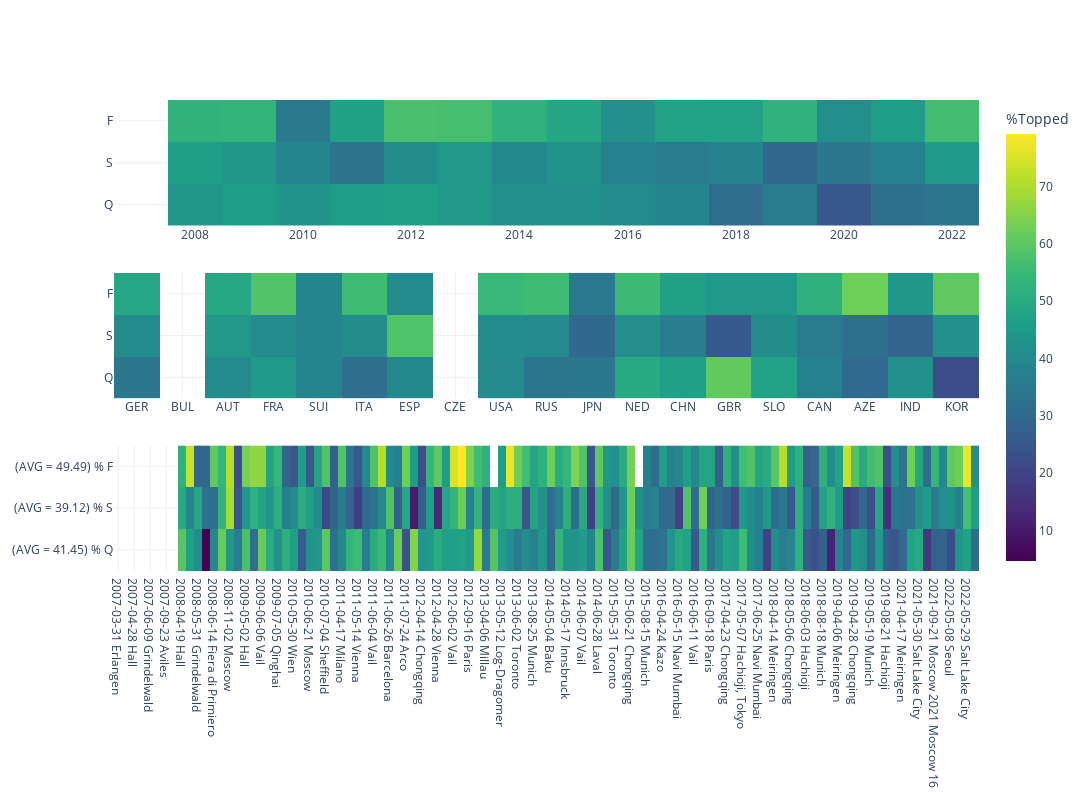

Notebook code cell kept with this figure:
### Markdown cell above
Finally, we turn away from individual climbers' statistics and towards a short analysis of different competitions. As a simple measure of competition difficulty, we calculate the average fraction of tops across all boulders and climbers. More difficult competitions come with a lower rate of tops.

The heatmaps display the competition difficult aggregated per year (top panel), per hosting country (middle panel), and non-aggregated (bottom panel). During most competitions, the rate of tops is between 30-50% (first and third quartile). However, there are deviations, for example the first 2022 Worldcup in Salt Lake City had a top rate as high as 77%. In contrast, the 2019 World Championship finals were hard with only 23% tops.

In the non-aggreated heatmap, we additionally provide average top rates per competition round. They support the general obervation that qualifiation rounds (42%) are typically easier than semi-finals (39%), while finals frequently feature most tops (50%).

### Code cell
# compute percentages of topped boulders across competitions (aggregated by year, country, and non-aggregated)
levels = ["Q", "S", "F"]
figures = []
figures += [plot.plot_difficulty("Year", fin, names, scb, levels, template, fwidth, fheight)]
figures += [plot.plot_difficulty("Loca", fin, names, scb, levels, template, fwidth, fheight)]
figures += [plot.plot_difficulty("Comp", fin, names, scb, levels, template, fwidth, fheight)]

# show heatmaps
fig = plotly.subplots.make_subplots(rows=3, cols=1) 
for i, figure in enumerate(figures):
    for trace in range(len(figure["data"])):
        fig.append_trace(figure["data"][trace], row=i+1, col=1)
fig.update_coloraxes(colorscale='Viridis', colorbar_title_text="%Topped")
fig.update_layout(template=template, width=fwidth, height=fheight)
fig.show(config=config)

### Figure 1 — Plotly figure (JSON) as saved in the notebook; plotly's stock layout.template omitted (floating-point values rounded to 4 significant figures; data arrays with more than 128 entries replaced by an {"elided": "..."} marker saying what was removed)
{"data": [{"coloraxis": "coloraxis", "hovertemplate": "Year: %{x}<br>Level: %{y}<br>%Topped: %{z}<extra></extra>", "name": "0", "type": "heatmap", "x": [2007, 2008, 2009, 2010, 2011, 2012, 2013, 2014, 2015, 2016, 2017, 2018, 2019, 2020, 2021, 2022], "xaxis": "x", "y": ["Q", "S", "F"], "yaxis": "y", "z": [[null, 43.8, 45.86, 43.55, 45.82, 46.67, 44.67, 41.66, 41.99, 40.34, 38.29, 30.67, 35.52, 25.19, 31.43, 34.07], [null, 46.42, 43.96, 39.2, 33.11, 41.11, 44.39, 39.96, 42.9, 37.46, 35.71, 38.24, 29.29, 34.38, 37.62, 44.88], [null, 52.68, 53.77, 35.13, 47.11, 57.35, 56.76, 52.31, 48.53, 42.01, 47.62, 47.42, 52.38, 41.67, 45.83, 56.25]]}, {"coloraxis": "coloraxis", "hovertemplate": "Loca: %{x}<br>Level: %{y}<br>%Topped: %{z}<extra></extra>", "name": "0", "type": "heatmap", "x": ["GER", "BUL", "AUT", "FRA", "SUI", "ITA", "ESP", "CZE", "USA", "RUS", "JPN", "NED", "CHN", "GBR", "SLO", "CAN", "AZE", "IND", "KOR"], "xaxis": "x2", "y": ["Q", "S", "F"], "yaxis": "y2", "z": [[34.2, null, 40.37, 45.02, 38.81, 31.28, 40, null, 40.16, 33.56, 34.59, 49.9, 46.28, 60.87, 47.55, 37.61, 30.24, 42.23, 22.59], [40.54, null, 44.23, 40.46, 38.33, 41.04, 58.12, null, 40.69, 40.19, 29.77, 41.46, 36.07, 25.83, 41.18, 35.52, 31.88, 28.44, 41.88], [48.76, null, 49.14, 58.68, 38.64, 55.73, 40.38, null, 54.66, 55.9, 35, 55.56, 47.13, 44.44, 44.59, 52.04, 62.5, 43.75, 60.42]]}, {"coloraxis": "coloraxis", "hovertemplate": "Comp: %{x}<br>Level: %{y}<br>%Topped: %{z}<extra></extra>", "name": "0", "type": "heatmap", "x": ["2007-03-31 Erlangen", "2007-04-22 Sofia", "2007-04-28 Hall", "2007-05-05 La Reunion", "2007-06-09 Grindelwald", "2007-06-23 Fiera di Primiero", "2007-09-23 Aviles", "2007-11-10 Brno", "2008-04-19 Hall", "2008-05-03 Reunion", "2008-05-31 Grindelwald", "2008-06-07 Vail", "2008-06-14 Fiera di Primiero", "2008-07-05 Montauban", "2008-11-02 Moscow", "2009-04-12 Kazo", "2009-05-02 Hall", "2009-05-30 Wien", "2009-06-06 Vail", "2009-06-13 Eindhoven", "2009-07-05 Qinghai", "2010-05-15 Greifensee", "2010-05-30 Wien", "2010-06-05 Vail", "2010-06-21 Moscow", "2010-06-26 Eindhoven", "2010-07-04 Sheffield", "2010-07-31 Munich", "2011-04-17 Milano", "2011-05-08 Log-Dragomer", "2011-05-14 Vienna", "2011-05-28 Canmore", "2011-06-04 Vail", "2011-06-18 Eindhoven", "2011-06-26 Barcelona", "2011-07-03 Sheffield", "2011-07-24 Arco", "2011-08-20 Munich", "2012-04-14 Chongqing", "2012-04-22 Log-Dragomer", "2012-04-28 Vienna", "2012-05-19 Innsbruck", "2012-06-02 Vail", "2012-08-26 Munich", "2012-09-16 Paris", "2013-03-23 Chongqing", "2013-04-06 Millau", "2013-04-27 Kitzbühel", "2013-05-12 Log-Dragomer", "2013-05-18 Innsbruck", "2013-06-02 Toronto", "2013-06-08 Vail", "2013-08-25 Munich", "2014-04-27 Chongqing", "2014-05-04 Baku", "2014-05-11 Grindelwald", "2014-05-17 Innsbruck", "2014-06-01 Toronto", "2014-06-07 Vail", "2014-06-22 Haiyang", "2014-06-28 Laval", "2014-08-23 Munich", "2015-05-31 Toronto", "2015-06-06 Vail", "2015-06-21 Chongqing", "2015-06-27 Haiyang", "2015-08-15 Munich", "2016-04-16 Meiringen", "2016-04-24 Kazo", "2016-05-01 Chongqing", "2016-05-15 Navi Mumbai", "2016-05-21 Innsbruck", "2016-06-11 Vail", "2016-08-13 Munich", "2016-09-18 Paris", "2017-04-08 Meiringen", "2017-04-23 Chongqing", "2017-04-30 Nanjing", "2017-05-07 Hachioji, Tokyo", "2017-06-10 Vail", "2017-06-25 Navi Mumbai", "2017-08-19 Munich", "2018-04-14 Meiringen", "2018-04-22 Moscow", "2018-05-06 Chongqing", "2018-05-13 Tai'an", "2018-06-03 Hachioji", "2018-06-09 Vail", "2018-08-18 Munich", "2018-09-16 Innsbruck", "2019-04-06 Meiringen", "2019-04-14 Moscow", "2019-04-28 Chongqing", "2019-05-05 Wujiang", "2019-05-19 Munich", "2019-06-08 Vail", "2019-08-21 Hachioji", "2020-11-29 Continental Championships", "2021-04-17 Meiringen", "2021-05-22 Salt Lake City", "2021-05-30 Salt Lake City", "2021-06-26 Innsbruck", "2021-09-21 Moscow 2021 Moscow 16", "2022-04-10 Meiringen", "2022-05-08 Seoul", "2022-05-22 Salt Lake City", "2022-05-29 Salt Lake City", "2022-06-12 Brixen"], "xaxis": "x3", "y": ["(AVG = 41.45) % Q", "(AVG = 39.12) % S", "(AVG = 49.49) % F"], "yaxis": "y3", "z": {"elided": "3x108 float values"}}], "layout": {"coloraxis": {"colorbar": {"title": {"text": "%Topped"}}, "colorscale": [[0, "#440154"], [0.1111, "#482878"], [0.2222, "#3e4989"], [0.3333, "#31688e"], [0.4444, "#26828e"], [0.5556, "#1f9e89"], [0.6667, "#35b779"], [0.7778, "#6ece58"], [0.8889, "#b5de2b"], [1, "#fde725"]]}, "height": 800, "width": 1200, "xaxis": {"anchor": "y", "autorange": true, "domain": [0, 1], "range": [2006.0, 2022.0], "type": "linear"}, "xaxis2": {"anchor": "y2", "autorange": true, "domain": [0, 1], "range": [-0.5, 18.5], "type": "category"}, "xaxis3": {"anchor": "y3", "autorange": true, "domain": [0, 1], "range": [-0.5, 107.5], "type": "category"}, "yaxis": {"anchor": "x", "autorange": true, "domain": [0.7333, 1], "range": [-0.5, 2.5], "type": "category"}, "yaxis2": {"anchor": "x2", "autorange": true, "domain": [0.3667, 0.6333], "range": [-0.5, 2.5], "type": "category"}, "yaxis3": {"anchor": "x3", "autorange": true, "domain": [0, 0.2667], "range": [-0.5, 2.5], "type": "category"}}}
